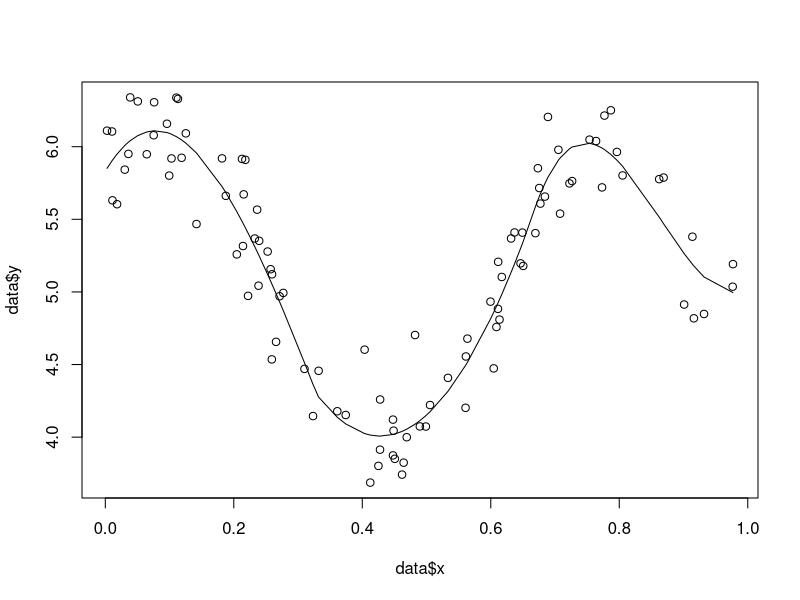

This figure's R source:
# Question 1

x = runif(100, 0, 1)
mu = 5 + sin(3*pi*(x - 0.6))
y = rnorm(100, mu, 0.5^2)

data = data.frame("y" = y, "x" = x)

regress = function(designMat, y, x)
{
  betaHat = solve(t(designMat)%*%designMat)%*%t(designMat)%*%y
  print(dim(designMat))
  print(length(y))
  
  yHatTemp = designMat%*%betaHat
  
  splineDatTemp = data.frame(cbind(yHatTemp, x))
  return(splineDatTemp)
}

Splines_Custom = function(type, knots, data)
{
  data = data[order(data$x), ]
  splineDat = data.frame("y" = c(), "x" = c())
  if (type == "Piecewise Constant")
  {
    for (i in 1:(length(knots) + 1))
    {
      if (i == 1)
      {
        
        tempPoints = data[data$x < knots[i], ]
        x = tempPoints$x
        y = tempPoints$y
        designMat = matrix(rep(1, length(x)), ncol = 1)
        
        splineDatTemp = regress(designMat, y, x)
        splineDat = splineDatTemp
      }
      
      if(1 < i & i < (length(knots) + 1))
      {
        tempPoints = data[knots[i-1] <= data$x & data$x < knots[i], ]
        x = tempPoints$x
        y = tempPoints$y
        designMat = matrix(rep(1, length(x)), ncol = 1)
        splineDatTemp = regress(designMat, y, x)
        
        splineDat = rbind(splineDat, splineDatTemp)
        
      }
      if(i == (length(knots) + 1))
      {
        tempPoints = data[data$x >= knots[i-1], ]
        x = tempPoints$x
        y = tempPoints$y
        designMat = matrix(rep(1, length(x)), ncol = 1)
        splineDatTemp = regress(designMat, y, x)
        
        splineDat = rbind(splineDat, splineDatTemp)
      }
    }
    
  }
  
  if (type == "Piecewise Linear")
  {
  
    for (i in 1:(length(knots) + 1))
    {
      if (i == 1)
      {
        
        tempPoints = data[data$x < knots[i], ]
        x = tempPoints$x
        y = tempPoints$y
        designMat = matrix(c(rep(1, length(x)), x), ncol = 2)
        
        splineDatTemp = regress(designMat, y, x)
        splineDat = splineDatTemp
      }
      
      if(1 < i & i < (length(knots) + 1))
      {
        tempPoints = data[knots[i-1] <= data$x & data$x < knots[i], ]
        x = tempPoints$x
        y = tempPoints$y
        designMat = matrix(c(rep(1, length(x)), x), ncol = 2)
        splineDatTemp = regress(designMat, y, x)
        
        splineDat = rbind(splineDat, splineDatTemp)
        
      }
      if(i == (length(knots) + 1))
      {
        tempPoints = data[data$x >= knots[i-1], ]
        x = tempPoints$x
        y = tempPoints$y
        designMat = matrix(c(rep(1, length(x)), x), ncol = 2)
        splineDatTemp = regress(designMat, y, x)
        
        splineDat = rbind(splineDat, splineDatTemp)
      }
    }
  }
  
  if (type == "Broken Stick")
  {
    x = data$x
    y = data$y
    designMat = matrix(c(rep(1, length(x)), x), ncol = 2)
    for (i in 1:(length(knots)))
    {
      
      designMat = cbind(designMat, c(pmax(x - knots[i], 0)))
      
    }
    
    splineDatTemp = regress(designMat, y, x)
    splineDat = rbind(splineDat, splineDatTemp)
  }
  
  if (type == "Piecewise Cubic Polynomial")
  {
    
    for (i in 1:(length(knots) + 1))
    {
      if (i == 1)
      {
        
        tempPoints = data[data$x < knots[i], ]
        x = tempPoints$x
        y = tempPoints$y
        designMat = matrix(c(rep(1, length(x)), x, x^2, x^3), ncol = 4)
        
        splineDatTemp = regress(designMat, y, x)
        splineDat = splineDatTemp
      }
      
      if(1 < i & i < (length(knots) + 1))
      {
        tempPoints = data[knots[i-1] <= data$x & data$x < knots[i], ]
        x = tempPoints$x
        y = tempPoints$y
        designMat = matrix(c(rep(1, length(x)), x, x^2, x^3), ncol = 4)
        splineDatTemp = regress(designMat, y, x)
        
        splineDat = rbind(splineDat, splineDatTemp)
        
      }
      if(i == (length(knots) + 1))
      {
        tempPoints = data[data$x >= knots[i-1], ]
        x = tempPoints$x
        y = tempPoints$y
        designMat = matrix(c(rep(1, length(x)), x, x^2, x^3), ncol = 4)
        splineDatTemp = regress(designMat, y, x)
        
        splineDat = rbind(splineDat, splineDatTemp)
      }
    }
    
  }
  
  if (type == "Piecewise Cubic Polynomial and Continous at Knots")
  {
    x = data$x
    y = data$y
    designMat = matrix(c(rep(1, length(x)), x, x^2, x^3), ncol = 4)
    for (i in 1:(length(knots)))
    {
      
      designMat = cbind(designMat, c(pmax(x - knots[i], 0))^3)
      
    }
    
    splineDatTemp = regress(designMat, y, x)
    splineDat = rbind(splineDat, splineDatTemp)
  }
  
  if (type == "Piecewise Cubic Polynomial and Continous at 1st")
  {
    x = data$x
    y = data$y
    designMat = matrix(c(rep(1, length(x)), x, x^2, x^3), ncol = 4)
    for (i in 1:(length(knots)))
    {
      
      designMat = cbind(designMat, c(pmax(x - knots[i], 0)^3))
      designMat = cbind(designMat, c(pmax(x - knots[i], 0)^2))
      
    }
    
    splineDatTemp = regress(designMat, y, x)
    splineDat = rbind(splineDat, splineDatTemp)
  }
  
  if (type == "Piecewise Cubic Polynomial and Continous at 2nd")
  {
    x = data$x
    y = data$y
    designMat = matrix(c(rep(1, length(x)), x, x^2, x^3), ncol = 4)
    for (i in 1:(length(knots)))
    {
      
      designMat = cbind(designMat, c(pmax(x - knots[i], 0)^3))
      designMat = cbind(designMat, c(pmax(x - knots[i], 0)^2)) 
      designMat = cbind(designMat, c(pmax(x - knots[i], 0))) 
      
    }
    
    splineDatTemp = regress(designMat, y, x)
    splineDat = rbind(splineDat, splineDatTemp)
  }
  
  if (type == "Cubic Spline")
  {
    
  }
  
  if (type == "Natural Spline")
  {

  }
  
  if (type == "B Spline Basis")
  {

  }
  
  return(splineDat)
}

splines = Splines_Custom("Piecewise Cubic Polynomial and Continous at 2nd", c(0.33, 0.66), data)
splines

plot(data$y ~ data$x)
lines(splines[, 1] ~ splines[, 2])



